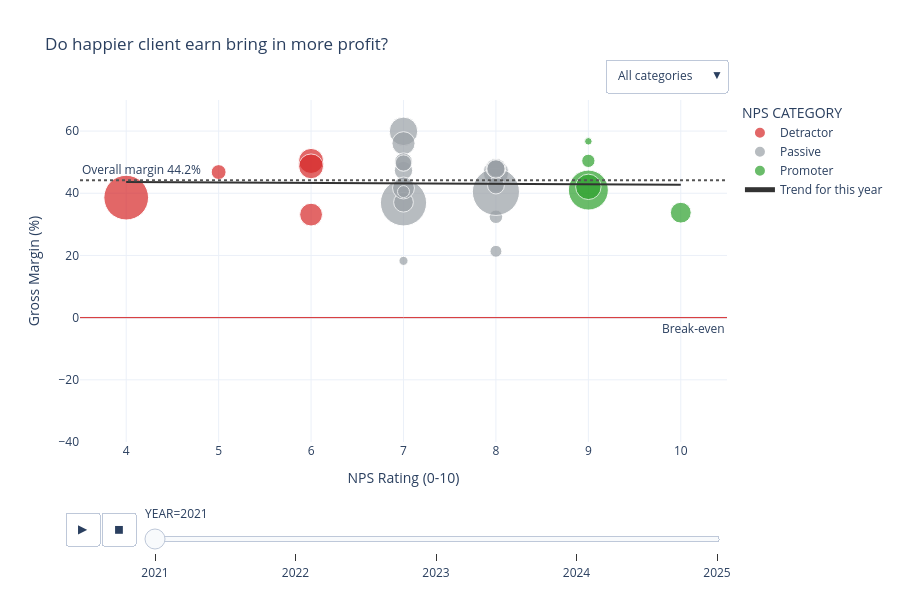

The notebook cell this image was saved under:
### Code cell
fig = px.scatter(
    df,
    x="NPS RATING",
    y="GROSS MARGIN %",
    size="REVENUE",                       # bubble size = deal size
    color="NPS CATEGORY",
    color_discrete_map=COLOURS,           # red = detractor, grey = passive, green = promoter
    category_orders={"NPS CATEGORY": CATS},
    animation_frame="YEAR",               # -> year slider + play button
    animation_group="CLIENT ID",          # same client morphs smoothly between years
    hover_name="CLIENT ID",
    hover_data={"SECTOR": True, "TYPE": True, "ORG SIZE": True,
                "REVENUE": ":,.0f", "GROSS MARGIN %": ":.1f"},
    size_max=45,
    range_x=[3.5, 10.5],                 # fixed axes so the animation doesn't jump
    range_y=[-40, 70],
    title="Do happier client earn bring in more profit?",
)

# Animated trendline: px.line gives us one line trace per year, which we splice into
# the scatter's frames so the fit is redrawn every time the year slider moves.
trend_fig = px.line(trend, x="NPS RATING", y="GROSS MARGIN %",
                    animation_frame="YEAR", color="SERIES",
                    color_discrete_sequence=["#333"])

fig.add_traces(trend_fig.data)                     # line for the year the slider starts on
lines_by_year = {f.name: f.data for f in trend_fig.frames}
for frame in fig.frames:                           # ...and for every other year
    frame.data = frame.data + lines_by_year[frame.name]

# Reference lines
overall_margin = df["GROSS PROFIT"].sum() / df["REVENUE"].sum() * 100
fig.add_hline(y=overall_margin, line_dash="dot", line_color="#555",
              annotation_text=f"Overall margin {overall_margin:.1f}%",
              annotation_position="top left")
fig.add_hline(y=0, line_color="#d62728", line_width=1,
              annotation_text="Break-even", annotation_position="bottom right")

# 2nd interactive element: dropdown to isolate one NPS category (the trendline stays on).
# Append to px's updatemenus -- replacing the list would delete the Play/Pause buttons.
buttons = [dict(label="All categories", method="update",
                args=[{"visible": [True] * len(fig.data)}])]
buttons += [dict(label=f"{cat} only", method="update",
                 args=[{"visible": [t.name in (cat, TREND) for t in fig.data]}])
            for cat in CATS]

fig.update_layout(
    updatemenus=list(fig.layout.updatemenus) + [
        dict(buttons=buttons, x=1.0, xanchor="right", y=1.12, yanchor="top")],
    xaxis_title="NPS Rating (0-10)",
    yaxis_title="Gross Margin (%)",
    template="plotly_white",
    height=600,
)

fig.show()

### Figure 1 — Plotly figure (JSON) as saved in the notebook; plotly's stock layout.template omitted (floating-point values rounded to 4 significant figures)
{"data": [{"customdata": [["Manufacturing", "Private", "Medium", 228141], ["Healthcare", "Private", "Small", 97345], ["Manufacturing", "Private", "Medium", 275798], ["Healthcare", "Private", "Medium", 878259], ["Info Tech", "Private", "Unspecified", 270033]], "hovertemplate": "<b>%{hovertext}</b><br><br>NPS CATEGORY=Detractor<br>YEAR=2021<br>NPS RATING=%{x}<br>GROSS MARGIN %=%{y:.1f}<br>REVENUE=%{customdata[3]:,.0f}<br>SECTOR=%{customdata[0]}<br>TYPE=%{customdata[1]}<br>ORG SIZE=%{customdata[2]}<extra></extra>", "hovertext": ["P1-006", "P1-011", "P1-012", "P1-013", "P3-004"], "ids": ["P1-006", "P1-011", "P1-012", "P1-013", "P3-004"], "legendgroup": "Detractor", "marker": {"color": "#d62728", "size": [228141, 97345, 275798, 878259, 270033], "sizemode": "area", "sizeref": 878.3, "symbol": "circle"}, "mode": "markers", "name": "Detractor", "orientation": "v", "showlegend": true, "type": "scatter", "x": [6, 5, 6, 4, 6], "xaxis": "x", "y": [33.14, 46.82, 50.4, 38.6, 48.66], "yaxis": "y"}, {"customdata": [["Finance", "Govt", "Large", 148180], ["Security", "Govt", "Large", 356687], ["Transportation", "Govt", "Large", 284826], ["Charity", "NPO", "Small", 62351], ["Charity", "NPO", "Small", 36428], ["Healthcare", "Private", "Small", 936331], ["Healthcare", "Private", "Small", 80825], ["Manufacturing", "Private", "Medium", 976169], ["Healthcare", "Private", "Small", 171180], ["Manufacturing", "Private", "Large", 147310], ["Healthcare", "Private", "Unspecified", 173483], ["Healthcare", "Private", "Unspecified", 123633], ["Manufacturing", "Private", "Unspecified", 139028], ["Manufacturing", "Private", "Unspecified", 149260], ["Info Tech", "Private", "Large", 234229], ["Healthcare", "Private", "Medium", 141359], ["Info Tech", "Private", "Large", 211013], ["Info Tech", "Private", "Large", 63226], ["Logistic", "Private", "Large", 118311]], "hovertemplate": "<b>%{hovertext}</b><br><br>NPS CATEGORY=Passive<br>YEAR=2021<br>NPS RATING=%{x}<br>GROSS MARGIN %=%{y:.1f}<br>REVENUE=%{customdata[3]:,.0f}<br>SECTOR=%{customdata[0]}<br>TYPE=%{customdata[1]}<br>ORG SIZE=%{customdata[2]}<extra></extra>", "hovertext": ["G1-001", "G1-002", "G1-003", "N1-001", "N1-002", "P1-001", "P1-002", "P1-004", "P1-008", "P2-002", "P3-001", "P3-002", "P3-003", "P3-006", "P3-007", "P3-008", "P3-009", "P3-010", "P3-011"], "ids": ["G1-001", "G1-002", "G1-003", "N1-001", "N1-002", "P1-001", "P1-002", "P1-004", "P1-008", "P2-002", "P3-001", "P3-002", "P3-003", "P3-006", "P3-007", "P3-008", "P3-009", "P3-010", "P3-011"], "legendgroup": "Passive", "marker": {"color": "#9aa0a6", "size": [148180, 356687, 284826, 62351, 36428, 936331, 80825, 976169, 171180, 147310, 173483, 123633, 139028, 149260, 234229, 141359, 211013, 63226, 118311], "sizemode": "area", "sizeref": 878.3, "symbol": "circle"}, "mode": "markers", "name": "Passive", "orientation": "v", "showlegend": true, "type": "scatter", "x": [8, 7, 8, 8, 7, 7, 8, 8, 7, 7, 8, 8, 8, 8, 7, 7, 7, 7, 7], "xaxis": "x", "y": [43.26, 59.92, 46.7, 21.34, 18.26, 36.93, 32.45, 40.45, 37.12, 47.31, 48.05, 42.47, 48.05, 47.78, 56.1, 50.1, 41.7, 40.54, 49.71], "yaxis": "y"}, {"customdata": [["Manufacturing", "Private", "Unspecified", 190863], ["Healthcare", "Private", "Small", 700896], ["Transportation", "Private", "Medium", 284197], ["Transportation", "Private", "Medium", 24840], ["Manufacturing", "Private", "Unspecified", 77710]], "hovertemplate": "<b>%{hovertext}</b><br><br>NPS CATEGORY=Promoter<br>YEAR=2021<br>NPS RATING=%{x}<br>GROSS MARGIN %=%{y:.1f}<br>REVENUE=%{customdata[3]:,.0f}<br>SECTOR=%{customdata[0]}<br>TYPE=%{customdata[1]}<br>ORG SIZE=%{customdata[2]}<extra></extra>", "hovertext": ["P1-003", "P1-005", "P1-007", "P1-009", "P3-005"], "ids": ["P1-003", "P1-005", "P1-007", "P1-009", "P3-005"], "legendgroup": "Promoter", "marker": {"color": "#2ca02c", "size": [190863, 700896, 284197, 24840, 77710], "sizemode": "area", "sizeref": 878.3, "symbol": "circle"}, "mode": "markers", "name": "Promoter", "orientation": "v", "showlegend": true, "type": "scatter", "x": [10, 9, 9, 9, 9], "xaxis": "x", "y": [33.75, 41.03, 42.07, 56.71, 50.43], "yaxis": "y"}, {"hovertemplate": "SERIES=Trend for this year<br>YEAR=2021<br>NPS RATING=%{x}<br>GROSS MARGIN %=%{y}<extra></extra>", "legendgroup": "Trend for this year", "line": {"color": "#333", "dash": "solid"}, "marker": {"symbol": "circle"}, "mode": "lines", "name": "Trend for this year", "orientation": "v", "showlegend": true, "type": "scatter", "x": [4, 10], "xaxis": "x", "y": [43.59, 42.72], "yaxis": "y"}], "layout": {"annotations": [{"showarrow": false, "text": "Overall margin 44.2%", "x": 0, "xanchor": "left", "xref": "x domain", "y": 44.19, "yanchor": "bottom", "yref": "y"}, {"showarrow": false, "text": "Break-even", "x": 1, "xanchor": "right", "xref": "x domain", "y": 0, "yanchor": "top", "yref": "y"}], "height": 600, "legend": {"itemsizing": "constant", "title": {"text": "NPS CATEGORY"}, "tracegroupgap": 0}, "shapes": [{"line": {"color": "#555", "dash": "dot"}, "type": "line", "x0": 0, "x1": 1, "xref": "x domain", "y0": 44.19, "y1": 44.19, "yref": "y"}, {"line": {"color": "#d62728", "width": 1}, "type": "line", "x0": 0, "x1": 1, "xref": "x domain", "y0": 0, "y1": 0, "yref": "y"}], "sliders": [{"active": 0, "currentvalue": {"prefix": "YEAR="}, "len": 0.9, "pad": {"b": 10, "t": 60}, "steps": [{"args": [["2021"], {"frame": {"duration": 0, "redraw": false}, "fromcurrent": true, "mode": "immediate", "transition": {"duration": 0, "easing": "linear"}}], "label": "2021", "method": "animate"}, {"args": [["2022"], {"frame": {"duration": 0, "redraw": false}, "fromcurrent": true, "mode": "immediate", "transition": {"duration": 0, "easing": "linear"}}], "label": "2022", "method": "animate"}, {"args": [["2023"], {"frame": {"duration": 0, "redraw": false}, "fromcurrent": true, "mode": "immediate", "transition": {"duration": 0, "easing": "linear"}}], "label": "2023", "method": "animate"}, {"args": [["2024"], {"frame": {"duration": 0, "redraw": false}, "fromcurrent": true, "mode": "immediate", "transition": {"duration": 0, "easing": "linear"}}], "label": "2024", "method": "animate"}, {"args": [["2025"], {"frame": {"duration": 0, "redraw": false}, "fromcurrent": true, "mode": "immediate", "transition": {"duration": 0, "easing": "linear"}}], "label": "2025", "method": "animate"}], "x": 0.1, "xanchor": "left", "y": 0, "yanchor": "top"}], "title": {"text": "Do happier client earn bring in more profit?"}, "updatemenus": [{"buttons": [{"args": [null, {"frame": {"duration": 500, "redraw": false}, "fromcurrent": true, "mode": "immediate", "transition": {"duration": 500, "easing": "linear"}}], "label": "&#9654;", "method": "animate"}, {"args": [[null], {"frame": {"duration": 0, "redraw": false}, "fromcurrent": true, "mode": "immediate", "transition": {"duration": 0, "easing": "linear"}}], "label": "&#9724;", "method": "animate"}], "direction": "left", "pad": {"r": 10, "t": 70}, "showactive": false, "type": "buttons", "x": 0.1, "xanchor": "right", "y": 0, "yanchor": "top"}, {"buttons": [{"args": [{"visible": [true, true, true, true]}], "label": "All categories", "method": "update"}, {"args": [{"visible": [true, false, false, true]}], "label": "Detractor only", "method": "update"}, {"args": [{"visible": [false, true, false, true]}], "label": "Passive only", "method": "update"}, {"args": [{"visible": [false, false, true, true]}], "label": "Promoter only", "method": "update"}], "x": 1, "xanchor": "right", "y": 1.12, "yanchor": "top"}], "xaxis": {"anchor": "y", "domain": [0, 1], "range": [3.5, 10.5], "title": {"text": "NPS Rating (0-10)"}}, "yaxis": {"anchor": "x", "domain": [0, 1], "range": [-40, 70], "title": {"text": "Gross Margin (%)"}}}}
